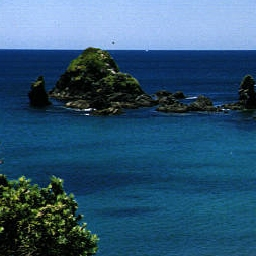
#> input picture assignment3/datasets/week3/collections/coast_natu798.jpg, 256 x 256 px, given in place of im_02.png, which was not available
$ jupyter execute --allow-errors '3.1 Image Inpainting.ipynb'   (shell and % lines are left out)   (older library calls are emulated)   (text cells are left out)
#> lines starting #> are read from the running program, lines starting #| are printed output that depends on the picture; pictures that were not available may be replaced by others from this repository, and a replacement may not be noted
### assignment3/helpers.py
import os
import glob
os.environ["OPENCV_IO_ENABLE_OPENEXR"]="1"
import cv2
import matplotlib.pyplot as plt
import numpy as np
import threading
import time

default_fig_size = (9.5, 3.5)
dataset_folder = "datasets"


def SSD(lhs, rhs):
    return np.sum((lhs - rhs)**2)


def SSD_per_pixel(lhs, rhs):
    return SSD(lhs, rhs) / np.product(lhs.shape)


# [29 lines left out: functions _image_to_rgb, show_image, not called in this run]


# https://stackoverflow.com/questions/46615554/how-to-display-multiple-images-in-one-figure-correctly/46616645
def show_images(figures, nrows=1, ncols=1, col_height=3):
    """Plot a dictionary of figures.

    Parameters
    ----------
    figures : <title, figure> dictionary
    ncols : number of columns of subplots wanted in the display
    nrows : number of rows of subplots wanted in the figure
    """
    assert(len(figures) <= nrows * ncols)
    if (len(figures) == 1):
        for title, image in figures.items():
            show_image(image, title)
        return

    # col_height = 3  # if nrows <= 2 else 2.5
    fig, axeslist = plt.subplots(
        ncols=ncols, nrows=nrows, figsize=(9.5, nrows * col_height))
    #fig, axeslist = plt.subplots(ncols=ncols, nrows=nrows)
    for ind, title in enumerate(figures):
        if title is None or figures[title] is None:
            axeslist.ravel()[ind].set_axis_off()
            continue

        image = figures[title]
        image_rgb = _image_to_rgb(image)
        image_rgb = np.clip(image_rgb, 0, 1)

        if type(image_rgb) == cv2.UMat:
            axeslist.ravel()[ind].imshow(image_rgb.get())
        else:
            axeslist.ravel()[ind].imshow(image_rgb)

        axeslist.ravel()[ind].set_title(title)
        axeslist.ravel()[ind].set_axis_off()
    for ind in range(len(figures), nrows * ncols):
        axeslist.ravel()[ind].set_axis_off()
    plt.tight_layout()  # optional


def resize_image(image, scale):
    return cv2.resize(image, None, fx=scale, fy=scale)


def bgr2rgb(image):
    if image.dtype == np.float64:
        image = image.astype(np.float32)
    return cv2.cvtColor(image, cv2.COLOR_BGR2RGB)


# [9 lines left out: functions rgb2bgr, rgb2gray, not called in this run]

def check_file_exists(file):
    if not os.path.exists(file):
        print(f"Cannot find file \"{file}\"!")

# [6 lines left out: function imread_hdr, not called in this run]

def imread_normalized_float(file, scale=1.0):
    # Check if a *.npy version of this image exists.
    # Only here so we can more easily fix up assignment 3 (2021/2022).
    # Remove this in the future
#> called with scale = 1
    file_npy = os.path.splitext(file)[0] + ".npy"
    if os.path.exists(file_npy):
        file = file_npy

    if not os.path.exists(file):
        print(f"ERROR: trying to read non-existant image file \"{file}\"")

    if os.path.splitext(file)[1] == ".npy":
        return np.load(file) * scale
    else:
        image = bgr2rgb(cv2.imread(file))
        if scale != 1.0:
            image = resize_image(image, scale)
        return np.array(image / 255.0, dtype=np.float32)
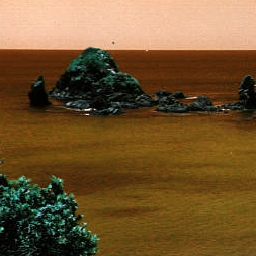
#> returned value: shape (256, 256, 3) float32; mean of channels 0, 1, 2 0.186, 0.338, 0.454; drawn as B, G, R

def imread_normalized_float_grayscale(file, scale=1.0):
    # Check if a *.npy version of this image exists.
    # Only here so we can more easily fix up assignment 3 (2021/2022).
    # Remove this in the future
#> called with scale = 1
    file_npy = os.path.splitext(file)[0] + ".npy"
    if os.path.exists(file_npy):
        file = file_npy

    if os.path.splitext(file)[1] == ".npy":
        return np.load(file) * scale
    else:
        image = cv2.imread(file, cv2.IMREAD_GRAYSCALE)
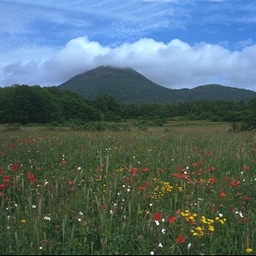
#> input picture assignment3/datasets/week3/collections/opencountry_land493.jpg, 256 x 256 px, given in place of w_02.png, which was not available
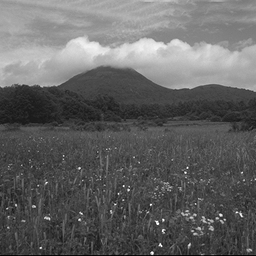
#> image: shape (256, 256); min 1, max 255, mean 99.2
        if scale != 1.0:
            image = resize_image(image, scale)
        return np.array(image / 255.0, dtype=np.float32)
#> returned value: shape (256, 256) float32
#> call 2 of imread_normalized_float, with scale = 1
#> in imread_normalized_float (call 2), `return np.array(image / 255.0, dtype=np.float32)`:
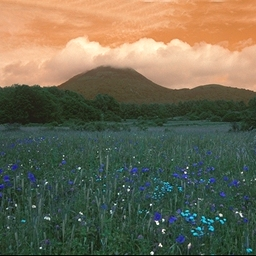
#> returned value: shape (256, 256, 3) float32; mean of channels 0, 1, 2 0.328, 0.413, 0.429; drawn as B, G, R

# [5 lines left out: function imwrite, not called in this run]


def normalize_image(gray_image):
    return (gray_image - np.min(gray_image)) / (np.max(gray_image) - np.min(gray_image))

def list_files_in_folder(folder, filter="*"):
    x = glob.glob(os.path.join(folder, filter), recursive=True)
    rel_paths = glob.glob(os.path.join(folder, filter))
    #abs_paths = [os.path.abspath(f) for f in rel_paths]
    return [f for f in rel_paths if os.path.isfile(f)]

# List of (key, value) tuples to a dict of {key: [values]} (thus a key may appear multiple times in the input list)


# [6 lines left out: function list_to_multi_dict, not called in this run]


# Flatten from list of lists (i.e. [[1, 2], [3, 4, 5]]) to a single list ([1, 2, 3, 4, 5])
def flatten_list(l):
    # https://stackoverflow.com/questions/952914/how-to-make-a-flat-list-out-of-list-of-lists
    return [item for sublist in l for item in sublist]


class Timer():
    def __enter__(self):
        self.__start = time.time()

    def __exit__(self, type, value, traceback):
        self.__end = time.time()

    def elapsed(self):
        return self.__end - self.__start


class ThreadWithReturnValue(threading.Thread):
        # https://stackoverflow.com/questions/6893968/how-to-get-the-return-value-from-a-thread-in-python

    # [9 lines left out: functions __init__, run, not called in this run]

    def join(self, *args, **kwargs):
        threading.Thread.join(self, *args, **kwargs)
        return self._return


# [5 lines left out: function timed_execution, not called in this run]


# Float to int
def round_to_int(f):
    return int(f + 0.5)

### assignment3/3.1 Image Inpainting.ipynb
[cell 1]
import matplotlib.pyplot as plt
import numpy as np
import cv2
import scipy
import scipy.linalg
import scipy.signal
import os
# helpers.py is one level up in the directory structure so we need to tell Python were to find it
import sys
sys.path.append("../../")
import helpers
local_data_folder = os.path.join(helpers.dataset_folder, "week3", "inpainting")

[cell 2]
def pull_next_level(image, weights):
    # YOUR CODE HERE
    raise NotImplementedError()
    # return (im_next,  weights_next)


image = helpers.imread_normalized_float(os.path.join(local_data_folder, "pyramid", "im_02.png"))
weights = helpers.imread_normalized_float_grayscale(os.path.join(local_data_folder, "pyramid", "w_02.png"))
image[weights == 0] = 0

#> (the rest of this cell did not finish here and is left out)

[cell 3]
# DO NOT REMOVE THIS CELL

[cell 4]
def build_pyramid(image, weights):
    # YOUR CODE HERE
    raise NotImplementedError()
    # return pyramid_im, pyramid_w


image = helpers.imread_normalized_float(os.path.join(local_data_folder, "parrots_256.jpg"))
#> (the rest of this cell did not finish here and is left out)

[cell 5]
# DO NOT REMOVE THIS CELL
image = np.ones((128, 128, 3))
weights = np.zeros((128, 128))
weights[62:64, 64:67] = 0
#> (the rest of this cell did not finish here and is left out)

[cell 6]
def project_point_up(px_coordinate_in_down):
    # YOUR CODE HERE
    raise NotImplementedError()
    # return index_start, subpixel_position


#> (the rest of this cell did not finish here and is left out)

[cell 7]
# DO NOT REMOVE THIS CELL

[cell 8]
def bilinear_interpolation(col_a, col_b, col_c, col_d, x):
    # YOUR CODE HERE
    raise NotImplementedError()
    # return res

a = np.array([1.0, 0, 0])
b = np.array([0, 1.0, 0])
c = np.array([0, 0, 1.0])
d = np.array([1.0, 1.0, 1.0])
x = np.array([0.75, 0.25])

#> (the rest of this cell did not finish here and is left out)

[cell 9]
# DO NOT REMOVE THIS CELL

[cell 10]
# [5 lines left out: function push_pyramid, not called in this run]


im_files = sorted(helpers.list_files_in_folder(os.path.join(local_data_folder, 'pyramid'), filter="im_*.png"))
im_pyramid = [helpers.imread_normalized_float(f) for f in im_files]
w_files = sorted(helpers.list_files_in_folder(os.path.join(local_data_folder, 'pyramid'), filter="w_*.png"))
w_pyramid = [helpers.imread_normalized_float_grayscale(f) for f in w_files]

print("Your solution:")
panels = { f"Image #{i}": im for i, im in enumerate(im_pyramid)}
panels.update({ f"Weights #{i}": im for i, im in enumerate(w_pyramid)})
#> (the rest of this cell did not finish here and is left out)


[cell 11]
# DO NOT REMOVE THIS CELL

#> (a cell that did not finish here is left out)

[cell 13]
# DO NOT MODIFY THIS CELL
def slice_patch(image, x, y, patch_size):
    half_patch_size = patch_size // 2
    return image[y-half_patch_size:y+half_patch_size+1, x-half_patch_size:x+half_patch_size+1]

[cell 14]
def compute_confidence_term(confidence_image, x, y, patch_size):
    # YOUR CODE HERE
    raise NotImplementedError()

#> (a cell that did not finish here is left out)

mask = (helpers.imread_normalized_float_grayscale(os.path.join(local_data_folder, "canyonlakedrive_mask.png"), 0.35) < 0.5)
image[mask == 0] = 0

# Compute boundary pixels
confidence_image_cq = mask.copy()
confidence_term_cp = np.zeros(mask.shape)
patch_size = 9
for y, x in zip(*np.where(mask == 0)):
    if np.sum(image[y-1:y+2,x-1:x+2]) > 0:
        confidence_term_cp[y, x] = compute_confidence_term(confidence_image_cq, x, y, patch_size)

helpers.show_images({
    'Confidence Image $C_{k-1}(q)$': mask,
    'Confidence Term $C_k(p)$': confidence_term_cp
}, nrows=1, ncols=2)

[cell 16]
# DO NOT REMOVE THIS CELL

[cell 17]
# Find all boundary pixels (fill front) in clock wise order (must be sorted to compute data term)
# [40 lines left out: function compute_fill_front, not called in this run]


#> (the rest of this cell did not finish here and is left out)

fill_front = compute_fill_front(mask)

image = np.zeros(mask.shape)
for i, (x, y) in enumerate(fill_front):
    image[y, x] = i / len(fill_front)

helpers.show_images({
    "Known/unknown pixels mask": mask,
    "Fill Front / boundary": image
}, nrows=1, ncols=2)

[cell 18]
def normalize(v):
    return np.array(v) / np.linalg.norm(v)


# [26 lines left out: function compute_data_term_along_fill_front, not called in this run]

#> (a cell that did not finish here is left out)
